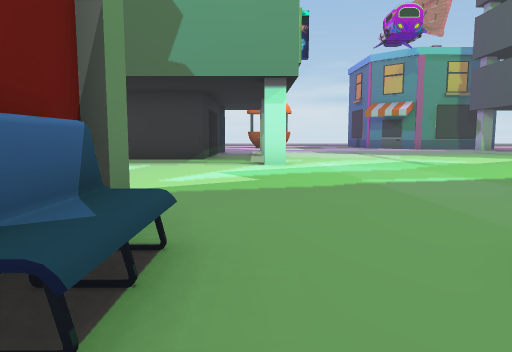
View 1 (above)

24 first-person views from a walk through a 3-D level made in the Unity game engine. The camera is 1.3 m above the floor, tilts 6° down and sees 70° across. The floor is counted in squares, 2 m on a side. Each view is taken from the middle of a square. On the plan, view 1 faces up. The plan holds only what a view shows up to about 11 squares ahead; the rest is blank. The place goes on beyond the plan. The player character is not drawn. Some surface patterns are stand-ins.

View 2
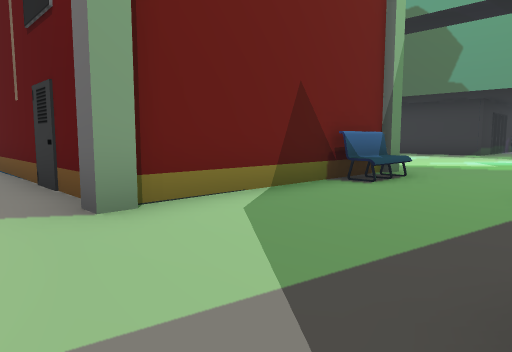

View 3
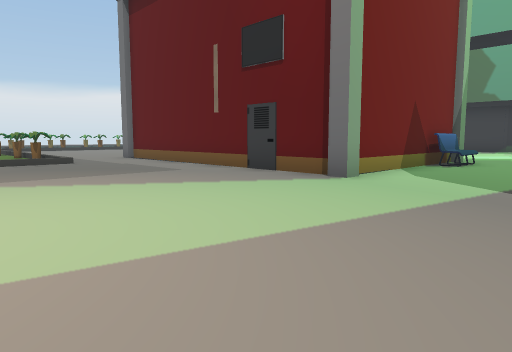

View 4
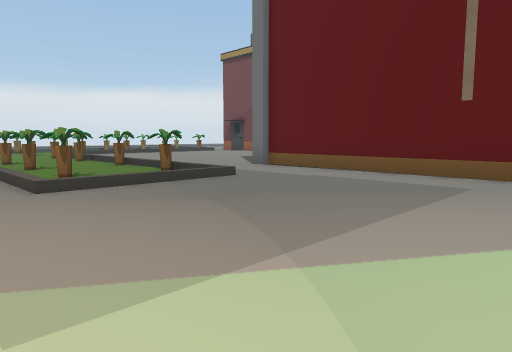

View 5
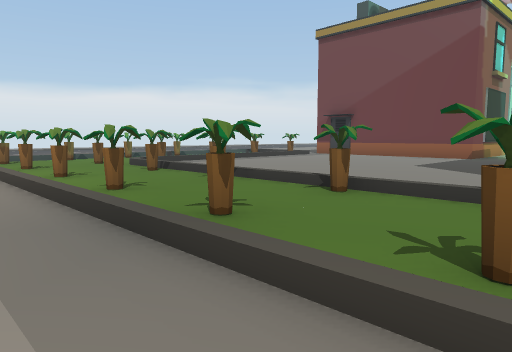

View 6
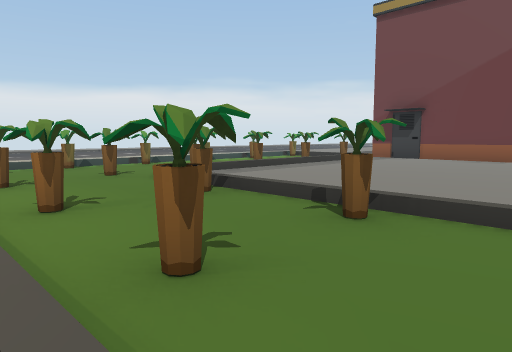

View 7
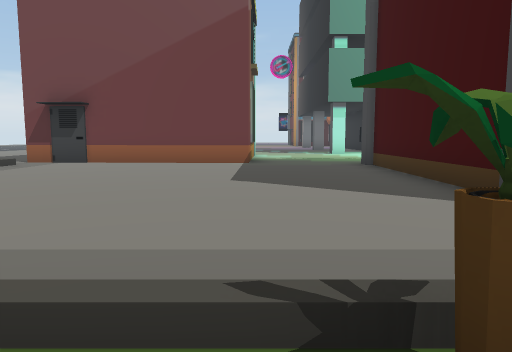

View 8
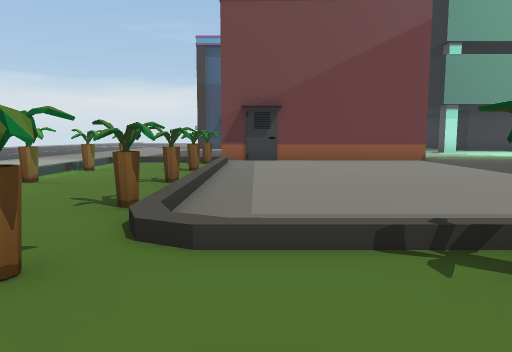

View 9
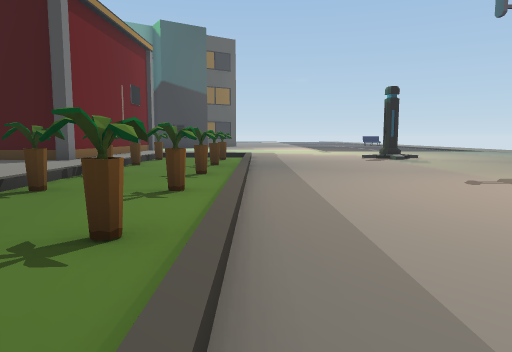

View 10
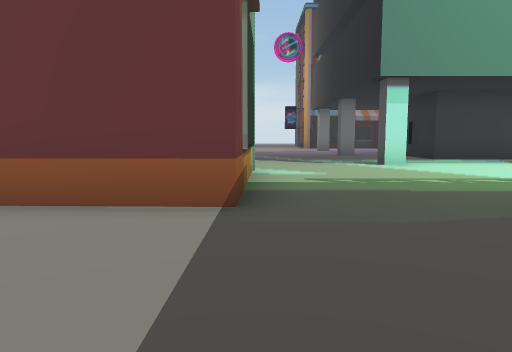

View 11
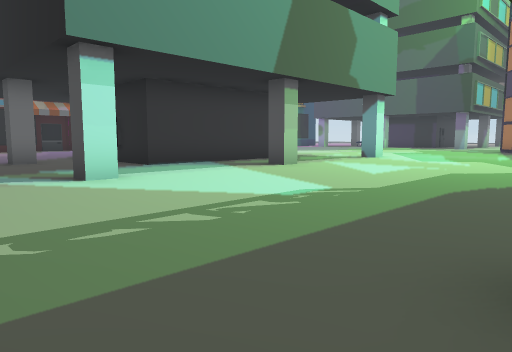

View 12
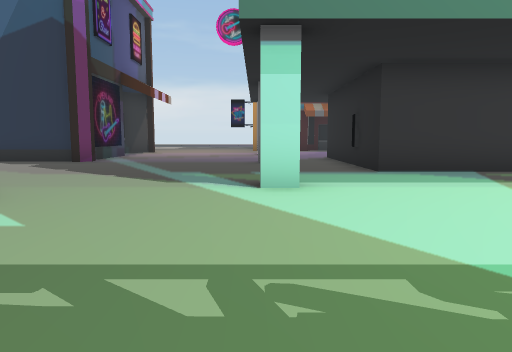

View 13
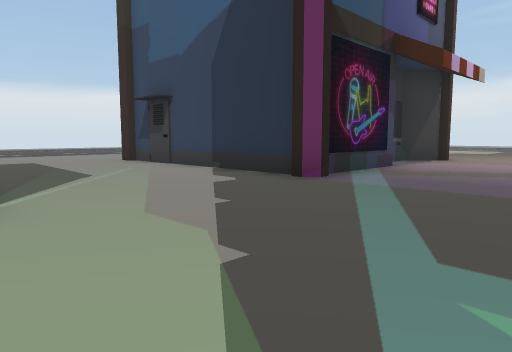

View 14
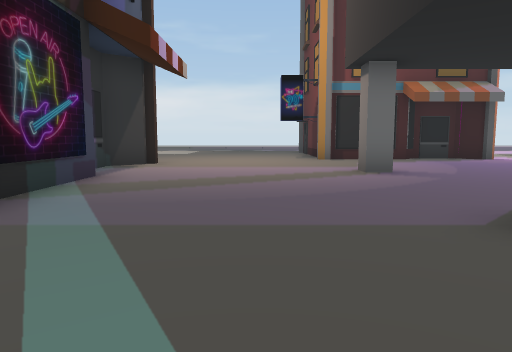

View 15
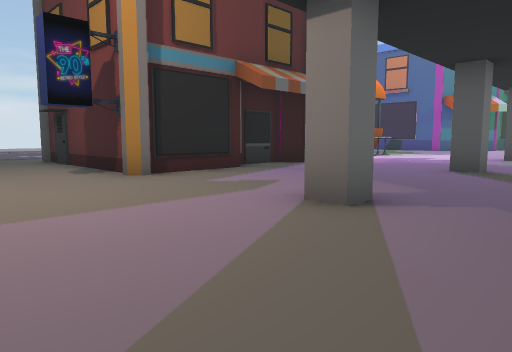

View 16
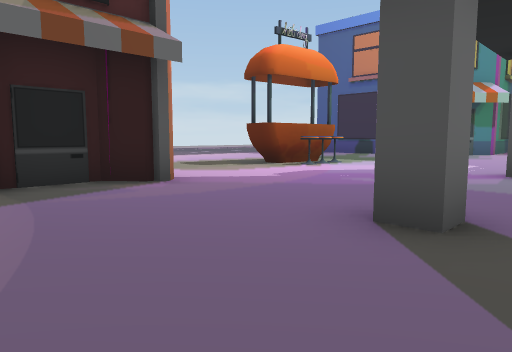

View 17
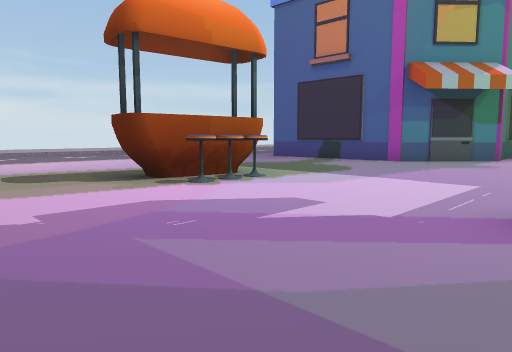

View 18
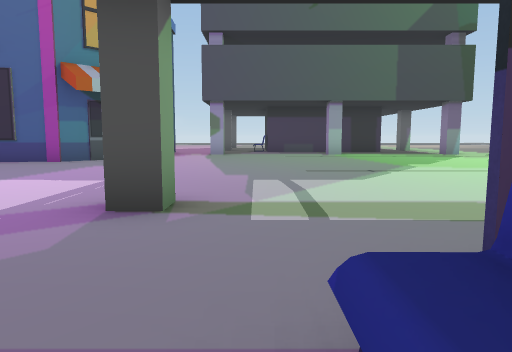

View 19
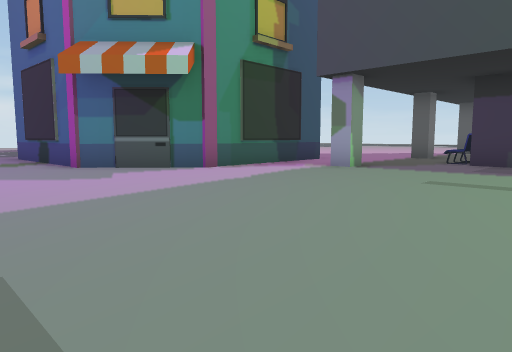

View 20
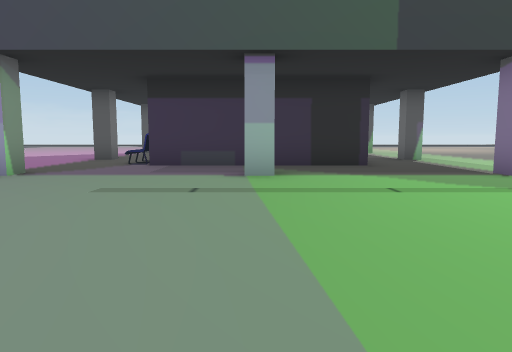

View 21
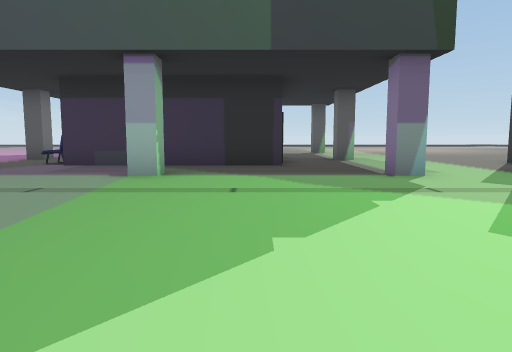

View 22
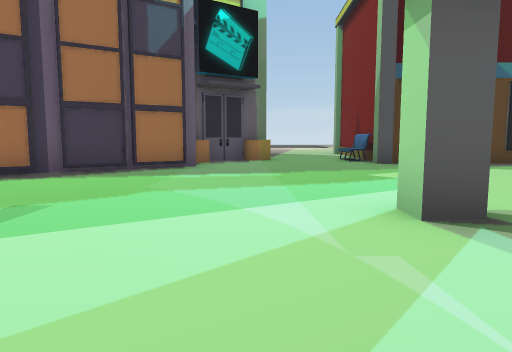

View 23
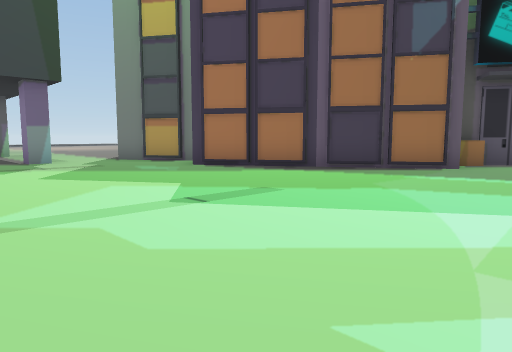

View 24
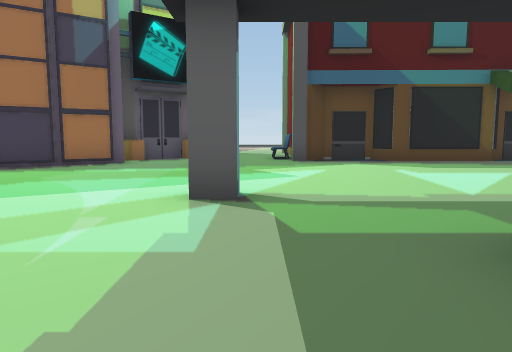

### Floor plan
Key: @ floor where view 1 was taken; # wall or solid block; . floor; / step, stairs or slope; O other object.
Columns run from 20 left of view 1 to 16 right of it. Each row starts with its distance up from view 1.
 26           .#      ....   ..#
 25           .       .... ....#
 24          ..#     ...OO.....#
 23          ..#   ##...OOO....##
 22       .....###..#...........##
 21       .......................#####
 20       #..............................
 19       ..............................O
 18       .....O....O...O................
 17       #...........................OO.
 16       #.......   O#...............O
 15       #.......     ...............
 14 #######....O..       ..........O..
 13 .............O      .  ...........
 12 ..............     ...............
 11 ..............#####..................
 10   ...................................
  9        ....O....O...O..........O....O
  8         .............................
  7         #......................#.....
  6         #..................##### ....
  5        ##.................##      #..
  4  .######................###
  3 ...........#............#
  2 #.#........#### # #O...##
  1 #..........#       #..##
  0 #.#........#      #.@.
 -1 #..........#       ....
 -2 #..........#  ###  #...
 -3 #......................
 -4 #......................
 -5 #...#..#.#.#/..........
 -6 ............/..........
 -7 #.#.#.#..#.#/..........
 -8 /////////////..... ....
 -9  ...........  ....

Where each view was taken, in squares from view 1:
view 1: 0 up, 0 right, facing up
view 2: 4 down, 2 right, facing up-left
view 3: 8 down, 2 right, facing up-left
view 4: 9 down, 3 left, facing up-left
view 5: 9 down, 9 left, facing up-left
view 6: 8 down, 12 left, facing up-left
view 7: 6 down, 12 left, facing up
view 8: 7 down, 17 left, facing up
view 9: 8 down, 20 left, facing right
view 10: 0 up, 12 left, facing up
view 11: 3 up, 11 left, facing up-right
view 12: 4 up, 9 left, facing up
view 13: 9 up, 10 left, facing up-left
view 14: 11 up, 11 left, facing up
view 15: 16 up, 12 left, facing up-right
view 16: 17 up, 7 left, facing up-right
view 17: 18 up, 3 left, facing up-right
view 18: 17 up, 3 left, facing right
view 19: 14 up, 4 right, facing up-right
view 20: 14 up, 5 right, facing right
view 21: 12 up, 5 right, facing right
view 22: 12 up, 2 right, facing down
view 23: 12 up, 1 right, facing down-right
view 24: 13 up, 0 right, facing down
